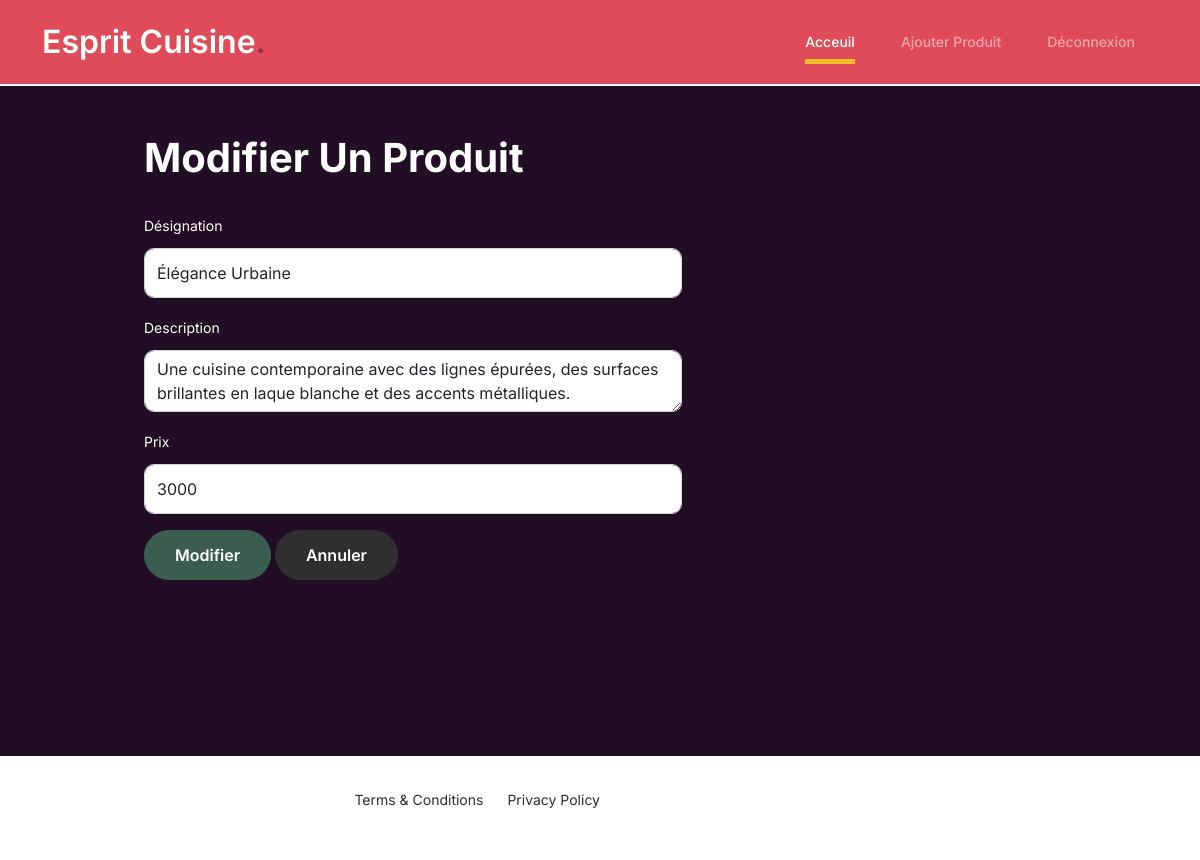
Screenshot of /admin/modifierproduit.php?id=1 (signed in) with the database file from the repository.
### tables this page shows
CREATE TABLE `produits` (
  `id` int(11) NOT NULL,
  `Desingation` varchar(200) NOT NULL,
  `Description` varchar(500) NOT NULL,
  `prix` float NOT NULL,
  `image` varchar(200) NOT NULL,
  `deleted` int(11) NOT NULL
);

### admin/fonctions.php (called while the page is built, shortened)
<?php
    function connexion(){
        $servername="localhost";
        $user="root";
        $DBpsw="";
        $DBname="cuisine";
        try {
            $conn = new PDO("mysql:host=$servername;dbname=$DBname", $user, $DBpsw);
            $conn->setAttribute(PDO::ATTR_ERRMODE, PDO::ERRMODE_EXCEPTION);
            return $conn;
          } catch(PDOException $e) {
            echo "Connection failed: " . $e->getMessage();
          }
}
function getProductById($id){
  $conn=connexion();
  $req="SELECT * FROM produits WHERE `id`='$id'";
  $res=$conn->query($req);
  $prod=$res->fetch();
  return $prod;
}

### admin/modifierproduit.php (the view, shortened to what this page needs)
<?php
include "fonctions.php";
if(( isset($_GET["id"]))){
    $prod=getProductById($_GET["id"]);
}
else{
    header("location:acceuil.php");
}
?>
<!doctype html>
<html lang="en">
<head>
		<link href="css/bootstrap.min.css" rel="stylesheet">
		<link href="https://cdnjs.cloudflare.com/ajax/libs/font-awesome/6.0.0-beta3/css/all.min.css" rel="stylesheet">
		<link href="css/tiny-slider.css" rel="stylesheet">
		<link href="css/style.css" rel="stylesheet">
	</head>
	<body >
		<nav style="border-bottom:2px solid white" class="custom-navbar navbar navbar navbar-expand-md navbar-dark bg-dark" arial-label="Furni navigation bar">
			<div class="container">
				<a class="navbar-brand" href="acceuil.php">Esprit Cuisine<span style="color:#220e24">.</span></a>
				<div class="collapse navbar-collapse" id="navbarsFurni">
				<ul class="custom-navbar-nav navbar-nav ms-auto mb-2 mb-md-0">
						<li class="nav-item active">
							<a class="nav-link" href="acceuil.php">Acceuil</a>
						</li>
						<li class="nav-item">
							<a class="nav-link" href="ajouterproduit.php">Ajouter Produit</a>
						</li>
						<li><a class="nav-link" href="deconnexion.php">Déconnexion</a></li>
					</ul>
				</div>
			</div>
		</nav>
			<div class="hero" style="margin-top:-50px;min-height:90vh;display:flex;justify-content:center;">
				<div class="container" style="width:78%">
					<div class="row justify-content-between">
						<div style="display:flex;align-items:center">
								<h1 style="margin-right:50px">Modifier Un Produit</h1>
                        </div>
                        <form style="width:60%;" action="modifier.php" method="post" enctype="multipart/form-data">
                            <div class="mb-3">
                                <label for="des" class="form-label">Désignation</label>
                                <input value="<?php echo $prod["Desingation"];?>" required name="des" type="text" class="form-control" id="des" aria-describedby="emailHelp">
                            </div>
                            <div class="mb-3">
                                <label for="desc" class="form-label">Description</label>
                                <textarea  required name="desc"  type="text" class="form-control" id="desc"><?php echo $prod["Description"];?></textarea>
                            </div>
                            <div class="mb-3">
                                <label for="prix" class="form-label">Prix</label>
                                <input value="<?php echo $prod["prix"];?>" required name="prix" type="text" class="form-control" id="prix" aria-describedby="emailHelp">
                            </div>
                            <button type="submit" class="btn btn-primary">Modifier</button>
                            <button type="reset" class="btn btn-danger">Annuler</button>
                        </form>
					</div>
				</div>
			</div>
		<footer class="footer-section" style="padding:30px">
						<div class="col-lg-6 text-center text-lg-end" style="max-height:50px">
							<ul class="list-unstyled d-inline-flex ms-auto">
								<li class="me-4"><a href="#">Terms &amp; Conditions</a></li>
								<li><a href="#">Privacy Policy</a></li>
							</ul>
						</div>
		</footer>
	</body>
</html>

### admin/css/style.css (style rules this page uses)
body { overflow-x: hidden; position: relative; }
body { font-family: "Inter", sans-serif; font-weight: 400; line-height: 28px; color: #FFF; font-size: 14px; background-color: #eff2f1; }
a { text-decoration: none; -webkit-transition: .3s all ease; -o-transition: .3s all ease; transition: .3s all ease; color: #2f2f2f; text-decoration: underline; }
.custom-navbar { background: #e04b5a !important; padding-top: 20px; padding-bottom: 20px; }
.custom-navbar .navbar-brand { font-size: 32px; font-weight: 600; }
.custom-navbar .navbar-brand > span { opacity: .4; }
@media (min-width: 992px) { .custom-navbar .custom-navbar-nav li { margin-left: 15px; margin-right: 15px; } }
.custom-navbar .custom-navbar-nav li a { font-weight: 500; color: #ffffff !important; opacity: .5; -webkit-transition: .3s all ease; -o-transition: .3s all ease; transition: .3s all ease; position: relative; }
@media (min-width: 768px) { .custom-navbar .custom-navbar-nav li a:before { content: ""; position: absolute; bottom: 0; left: 8px; right: 8px; background: #f9bf29; height: 5px; opacity: 1; visibility: visible; width: 0; -webkit-transition: .15s all ease-out; -o-transition: .15s all ease-out; transition: .15s all ease-out; } }
.custom-navbar .custom-navbar-nav li.active a { opacity: 1; }
.custom-navbar .custom-navbar-nav li.active a:before { width: calc(100% - 16px); }
.hero { background: #220e24; padding: calc(4rem - 30px) 0 0rem 0; }
@media (min-width: 768px) { .hero { padding: calc(4rem - 30px) 0 4rem 0; } }
@media (min-width: 992px) { .hero { padding: calc(8rem - 30px) 0 8rem 0; } }
.hero h1 { font-weight: 700; color: #ffffff; margin-bottom: 30px; }
.btn { font-weight: 600; padding: 12px 30px; border-radius: 30px; color: #ffffff; background: #2f2f2f; border-color: #2f2f2f; }
.btn.btn-primary { background: #3b5d50; border-color: #3b5d50; }
.footer-section { padding: 80px 0; background: #ffffff; }
.footer-section a { text-decoration: none; color: #2f2f2f; -webkit-transition: .3s all ease; -o-transition: .3s all ease; transition: .3s all ease; }
.form-control { height: 50px; border-radius: 10px; font-family: "Inter", sans-serif; }
textarea { height: auto !important; }

### rows the page displays
produits: des "Élégance Urbaine", desc "Une cuisine contemporaine avec des lignes épurées, des surfaces brillantes en laque blanche et des accents métalliques.", prix "3000"
